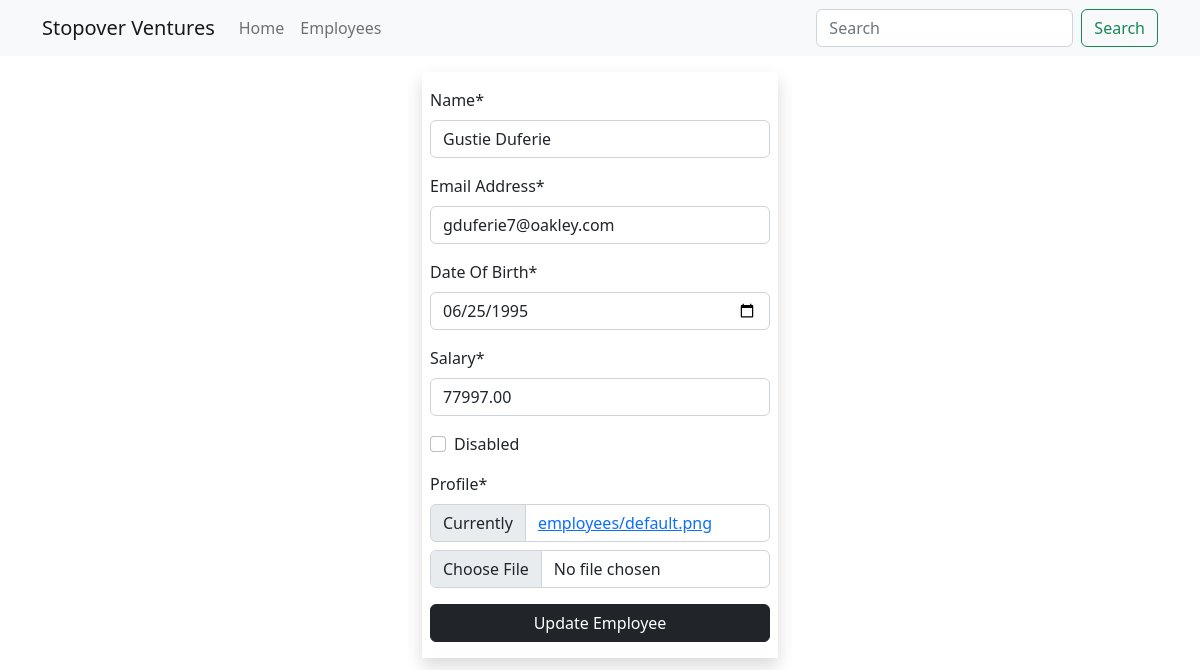
Before: /employees/update/8 with the older database file.
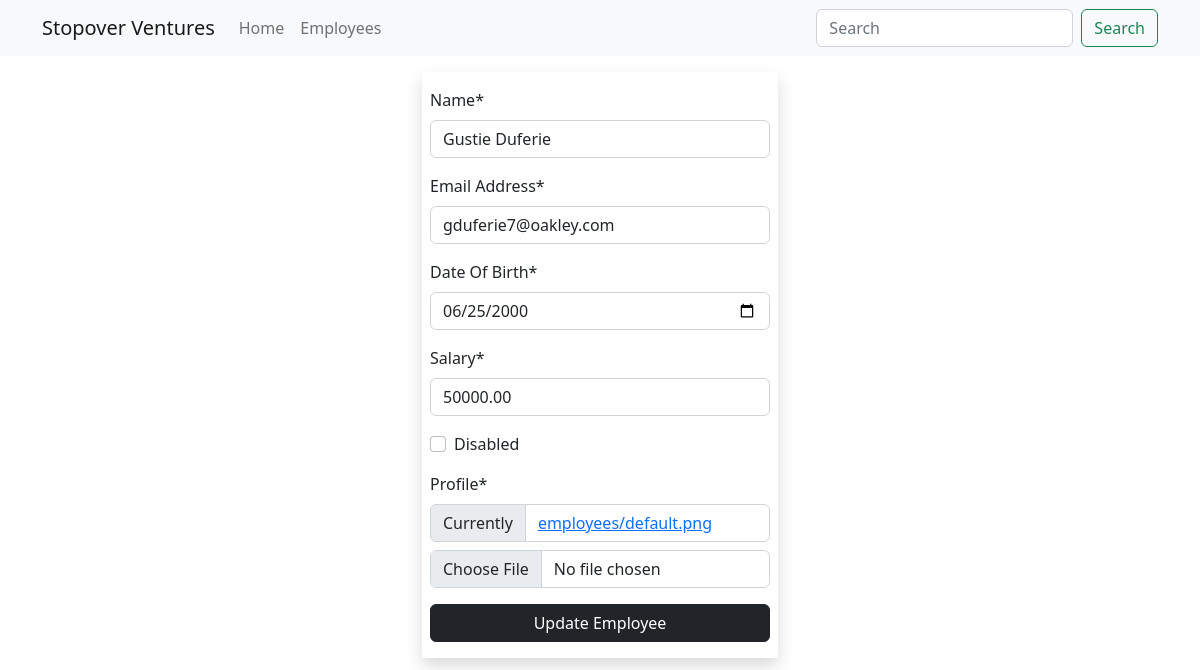
After: the same page with the newer database file.
### main_app/models.py (models this page shows, shortened)
class Employee(models.Model):
    name = models.CharField(max_length=40)
    email = models.EmailField(unique=True)
    dob = models.DateField(null=True)
    salary = models.DecimalField(max_digits=7, decimal_places=2)
    disabled = models.BooleanField(default=False)
    profile = models.ImageField(upload_to=unique_img_name, null=True, default="employees/default.png")
    created_at = models.DateTimeField(auto_now_add=True, null=True)  # added once during creation
    updated_at = models.DateTimeField(auto_now=True, null=True)  # updates every time update happens

### main_app/views.py (the view)
# urls.py: path('employees/update/<int:emp_id>', views.employee_update, name="update"),
def employee_update(request, emp_id):
    employee = get_object_or_404(Employee, pk=emp_id)  # SELECT * FROM employees where id=?
    if request.method == "POST":
        form = EmployeeForm(request.POST, request.FILES, instance=employee)
        if form.is_valid():
            form.save()
            messages.success(request, "Update Successful")
            return redirect('details', emp_id)
    else:
        form = EmployeeForm(instance=employee)
    return render(request, "update.html", {"form": form})

### main_app/app_forms.py
class EmployeeForm(forms.ModelForm):
    class Meta:
        model = Employee
        fields = "__all__"
        widgets = {
            "dob": forms.DateInput(attrs={"type": "date", "min": "1990-01-01", "max": "2005-12-31"}),
            "salary": forms.NumberInput(attrs={"max": 75000, "min": 7000})
        }
        labels = {
            "dob": "Date Of Birth",
            "email": "Email Address"
        }

### templates/update.html (shortened to what this page needs)
{% extends 'base_template.html' %}
{% load crispy_forms_filters %}
{% block content %}
	{% include 'navbar.html' %}
	<div class="container">
	<div class="row justify-content-center">
		<div class="col-sm-4">
			<form action="{{ request.path }}" method="post" enctype="multipart/form-data" class="shadow py-3 px-2 mt-3">
				{{ form | crispy }}
				<button class="btn btn-dark w-100">Update Employee</button>
			</form>
		</div>
	</div>
</div>
{% endblock %}

Changed rows visible on the page:
changed Employee "Gustie Duferie": dob "06/25/1995" → "06/25/2000"; salary "77997.00" → "50000.00"
